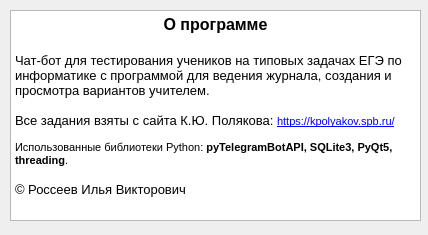
<?xml version="1.0" encoding="UTF-8"?>
<ui version="4.0">
 <class>Form</class>
 <widget class="QWidget" name="Form">
  <property name="geometry">
   <rect>
    <x>0</x>
    <y>0</y>
    <width>428</width>
    <height>235</height>
   </rect>
  </property>
  <property name="windowTitle">
   <string>О программе</string>
  </property>
  <widget class="QTextEdit" name="textEdit">
   <property name="geometry">
    <rect>
     <x>10</x>
     <y>10</y>
     <width>411</width>
     <height>211</height>
    </rect>
   </property>
   <property name="readOnly">
    <bool>true</bool>
   </property>
   <property name="html">
    <string>&lt;!DOCTYPE HTML PUBLIC &quot;-//W3C//DTD HTML 4.0//EN&quot; &quot;http://www.w3.org/TR/REC-html40/strict.dtd&quot;&gt;
&lt;html&gt;&lt;head&gt;&lt;meta name=&quot;qrichtext&quot; content=&quot;1&quot; /&gt;&lt;style type=&quot;text/css&quot;&gt;
p, li { white-space: pre-wrap; }
&lt;/style&gt;&lt;/head&gt;&lt;body style=&quot; font-family:'MS Shell Dlg 2'; font-size:8.25pt; font-weight:400; font-style:normal;&quot;&gt;
&lt;p align=&quot;center&quot; style=&quot; margin-top:0px; margin-bottom:0px; margin-left:0px; margin-right:0px; -qt-block-indent:0; text-indent:0px;&quot;&gt;&lt;span style=&quot; font-size:12pt; font-weight:600;&quot;&gt;О программе&lt;/span&gt;&lt;/p&gt;
&lt;p style=&quot;-qt-paragraph-type:empty; margin-top:0px; margin-bottom:0px; margin-left:0px; margin-right:0px; -qt-block-indent:0; text-indent:0px; font-size:12pt; font-weight:600;&quot;&gt;&lt;br /&gt;&lt;/p&gt;
&lt;p style=&quot; margin-top:0px; margin-bottom:0px; margin-left:0px; margin-right:0px; -qt-block-indent:0; text-indent:0px;&quot;&gt;&lt;span style=&quot; font-size:10pt;&quot;&gt;Чат-бот для тестирования учеников на типовых задачах ЕГЭ по информатике с программой для ведения журнала, создания и просмотра вариантов учителем.&lt;/span&gt;&lt;/p&gt;
&lt;p style=&quot;-qt-paragraph-type:empty; margin-top:0px; margin-bottom:0px; margin-left:0px; margin-right:0px; -qt-block-indent:0; text-indent:0px; font-size:10pt;&quot;&gt;&lt;br /&gt;&lt;/p&gt;
&lt;p style=&quot; margin-top:0px; margin-bottom:0px; margin-left:0px; margin-right:0px; -qt-block-indent:0; text-indent:0px;&quot;&gt;&lt;span style=&quot; font-size:10pt;&quot;&gt;Все задания взяты с сайта К.Ю. Полякова: &lt;/span&gt;&lt;a href=&quot;https://kpolyakov.spb.ru/&quot;&gt;&lt;span style=&quot; font-size:8pt; text-decoration: underline; color:#0000ff;&quot;&gt;https://kpolyakov.spb.ru/&lt;/span&gt;&lt;/a&gt;&lt;/p&gt;
&lt;p style=&quot;-qt-paragraph-type:empty; margin-top:0px; margin-bottom:0px; margin-left:0px; margin-right:0px; -qt-block-indent:0; text-indent:0px;&quot;&gt;&lt;br /&gt;&lt;/p&gt;
&lt;p style=&quot; margin-top:0px; margin-bottom:0px; margin-left:0px; margin-right:0px; -qt-block-indent:0; text-indent:0px;&quot;&gt;Использованные библиотеки Python: &lt;span style=&quot; font-weight:600;&quot;&gt;pyTelegramBotAPI, SQLite3, PyQt5, threading&lt;/span&gt;.&lt;/p&gt;
&lt;p style=&quot;-qt-paragraph-type:empty; margin-top:0px; margin-bottom:0px; margin-left:0px; margin-right:0px; -qt-block-indent:0; text-indent:0px; font-size:10pt;&quot;&gt;&lt;br /&gt;&lt;/p&gt;
&lt;p style=&quot; margin-top:0px; margin-bottom:0px; margin-left:0px; margin-right:0px; -qt-block-indent:0; text-indent:0px;&quot;&gt;&lt;span style=&quot; font-size:10pt;&quot;&gt;© Россеев Илья Викторович&lt;/span&gt;&lt;/p&gt;&lt;/body&gt;&lt;/html&gt;</string>
   </property>
  </widget>
 </widget>
 <resources/>
 <connections/>
</ui>
